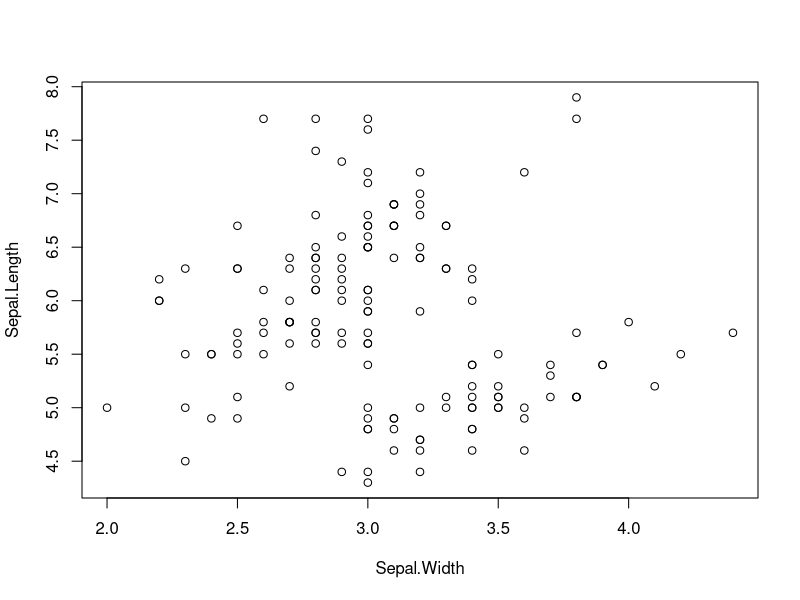
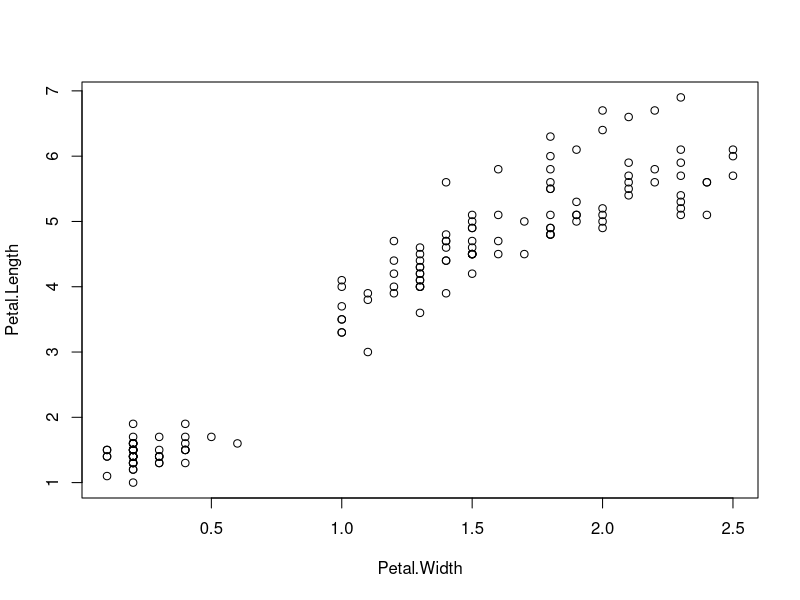
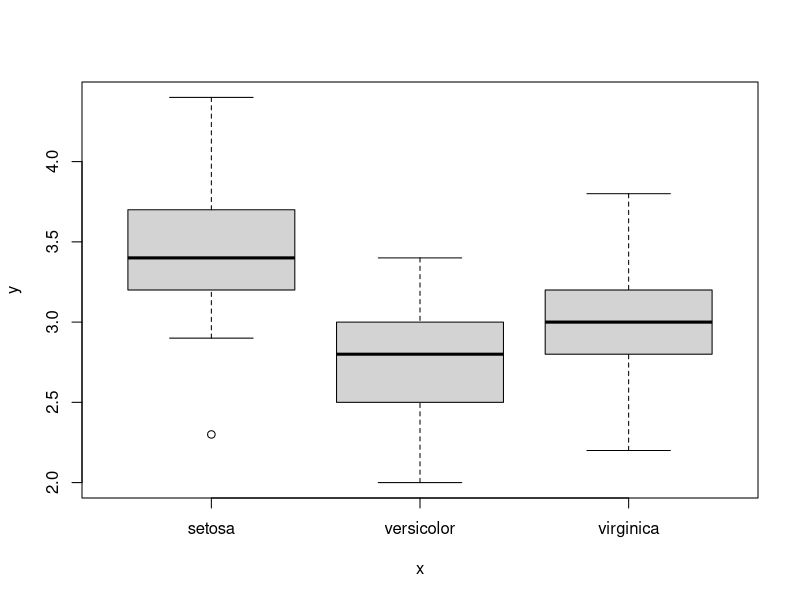

Generate these figures, in order, with R:
# Explore iris dataset

data(iris)
summary(iris)

plot(Sepal.Length ~ Sepal.Width, data=iris)
plot(Petal.Length ~ Petal.Width, data=iris)
plot(iris$Species, iris$Sepal.Width, data=iris)
